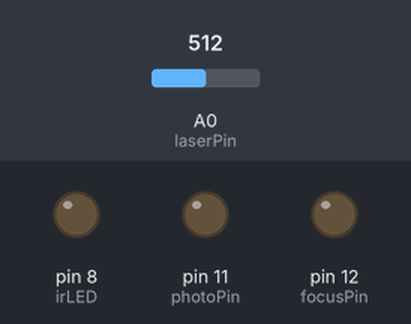
Recording of a sketch running on a simulated Arduino Uno, built with avr-gcc and run on an emulated ATmega328P. Shown: output pins drawn as LEDs (lit = HIGH). Dashed ring = blinking. The inputs (shaded band) are chosen by the test bench; at power-on: A0 (laserPin) = 512. What the sketch prints to the serial monitor is not drawn.

Above: at 6.7 s.
6.8 s: A0 (laserPin) set to 496
At 7.4 s:
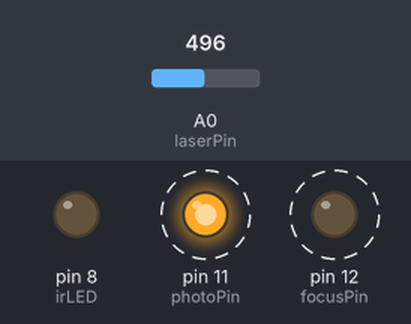
9.8 s: A0 (laserPin) set to 716
At 10.9 s:
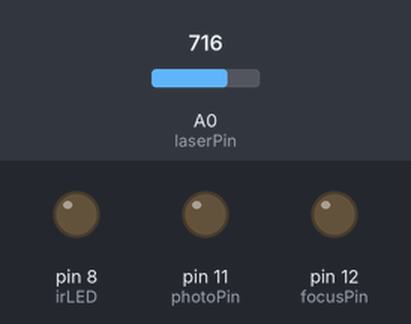
11.3 s: A0 (laserPin) set to 511
At 11.43 s:
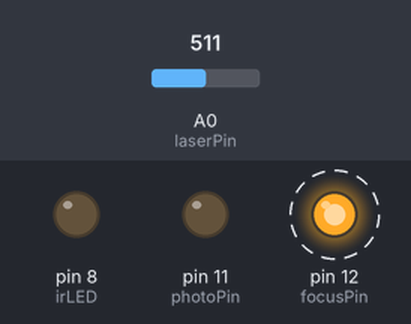
14.3 s: A0 (laserPin) set to 900
At 15.5 s:
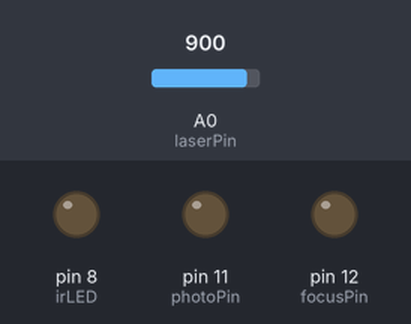
Timing chart, 0 to 16.8 s (numbered marks = the images above; inputs shaded):
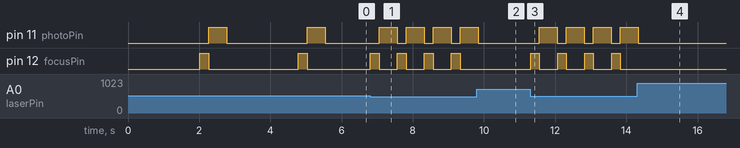

The sketch:

intervalometer.ino
```cpp
// Intervalometer for Canon EOS 450D (Digital Rebel XSi)
// Ed Baker (http://ebaker.me.uk)

const int focusPin = 12;
const int photoPin = 11;
const int laserPin = 0;
int interval =0;
const int buttonPin = 7;
const int irLED = 8;
const int irGRD = 9;
int mode = 1;

//Variables for
long int dark = 0;
long int light = 0;
int trigger = 0;


//mode 0 = intervalometer
//mode 1 = laser trap

int laserVal = 0;

void setup() {
  pinMode(irGRD, INPUT);
  pinMode(irLED, OUTPUT);
  pinMode(buttonPin, INPUT);
  pinMode(focusPin, OUTPUT);
  digitalWrite(focusPin, LOW);
  pinMode(photoPin, OUTPUT);
  digitalWrite(photoPin, LOW);
  pinMode(laserPin, INPUT);
  Serial.begin(9600);
  delay(2000);

  //For light trap mode get dark and light values
  if (mode == 1) {
    for (int i=0; i<100; i++) {
      dark += analogRead(laserPin);

    }
    dark /= 100;
    Serial.print("Dark Value : ");
    Serial.println(dark);
    indicate();
    delay(2000);

    for (int i =0; i<100; i++) {
      light += analogRead(laserPin);
    }
    light /= 100;
    Serial.print("Light Value : ");
    Serial.println(light);
    indicate();
    /*
    //Get delay duration
    Serial.println("Press button to record delay.");
    do {} while (digitalRead(buttonPin == HIGH));
    long int start = millis();
    Serial.println(start);
    do {} while ( digitalRead(buttonPin == LOW));
    Serial.println(millis());
    interval = millis() - start;
    if (interval < 1000) {
      interval = 0;
    }
    Serial.print("Interval ");
    Serial.println(interval);
    */
  }

  trigger = (dark + light) / 2;
  Serial.print("Trigger     : ");
    Serial.println(trigger);
}

int take_photo() {
  //add ir function call
  delay(interval);
  sendInfraredSignal();
  int elapsed =0;
  digitalWrite(focusPin, HIGH);
  elapsed += timed_delay(250);
  digitalWrite(focusPin, LOW);
  digitalWrite(photoPin, HIGH);
  elapsed += timed_delay(500);
  digitalWrite(photoPin, LOW);
  return elapsed;
}

int timed_delay(int delay_time) {
  delay(delay_time);
  return delay_time;
}

void loop() {
switch (mode) {
  case 0:
    delay(interval - take_photo());
    break;
  case 1:
    laserVal = analogRead(laserPin);
    //Serial.println(laserVal);
    if (laserVal < trigger) {
      take_photo();
    }
  break;
}
}

void indicate() { //Used to indicate to user
 take_photo();
}


/*
Function taken from:
Arduino sketch for simulating a Canon RC-1 IR remote control to do timelapse photography with a compatible Canon DSLR
2010, Martin Koch
http://controlyourcamera.blogspot.com/
Huge thanks go to http://www.doc-diy.net/photo/rc-1_hacked/index.php for figuring out the IR code.
*/
void sendInfraredSignal() {
  for(int i=0; i<16; i++) {
    digitalWrite(irLED, HIGH);
    delayMicroseconds(11);
    digitalWrite(irLED, LOW);
    delayMicroseconds(11);
   }
   delayMicroseconds(7330);
   for(int i=0; i<16; i++) {
     digitalWrite(irLED, HIGH);
     delayMicroseconds(11);
     digitalWrite(irLED, LOW);
     delayMicroseconds(11);
   }
}
```

Measured:
- the behaviour switches between 512 and 511 on A0 (laserPin) (found by bisection; images 0 and 1)
- after the input at 6.8 s, pin 11 (photoPin): alternates HIGH for 0.50 s and LOW for 0.26 s, starting after 0.26 s; pin 12 (focusPin): alternates HIGH for 0.25 s and LOW for 0.51 s, starting at once
- after the input at 9.8 s, pin 11 (photoPin): goes on until 9.8 s, then stays LOW; pin 12 (focusPin): stops changing and stays LOW
- after the input at 11.3 s, pin 11 (photoPin): alternates HIGH for 0.50 s and LOW for 0.26 s, starting after 0.26 s; pin 12 (focusPin): alternates HIGH for 0.25 s and LOW for 0.51 s, starting at once
- after the input at 14.3 s, pin 11 (photoPin): goes on until 14.3 s, then stays LOW; pin 12 (focusPin): stops changing and stays LOW
